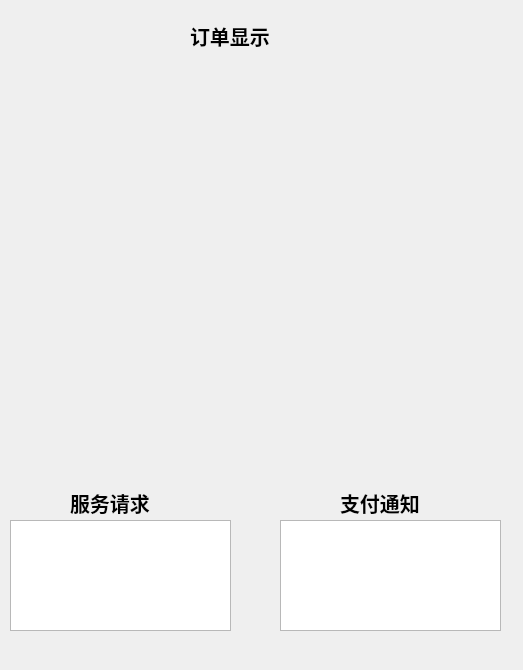
<?xml version="1.0" encoding="UTF-8"?>
<ui version="4.0">
 <class>receive</class>
 <widget class="QMainWindow" name="receive">
  <property name="geometry">
   <rect>
    <x>0</x>
    <y>0</y>
    <width>523</width>
    <height>670</height>
   </rect>
  </property>
  <property name="windowTitle">
   <string>MainWindow</string>
  </property>
  <widget class="QWidget" name="centralwidget">
   <widget class="QListWidget" name="listWidget">
    <property name="geometry">
     <rect>
      <x>10</x>
      <y>520</y>
      <width>221</width>
      <height>111</height>
     </rect>
    </property>
    <property name="maximumSize">
     <size>
      <width>999</width>
      <height>999</height>
     </size>
    </property>
   </widget>
   <widget class="QLabel" name="label_2">
    <property name="geometry">
     <rect>
      <x>70</x>
      <y>490</y>
      <width>104</width>
      <height>25</height>
     </rect>
    </property>
    <property name="font">
     <font>
      <pointsize>15</pointsize>
      <weight>75</weight>
      <bold>true</bold>
     </font>
    </property>
    <property name="text">
     <string>服务请求</string>
    </property>
   </widget>
   <widget class="QLabel" name="label_3">
    <property name="geometry">
     <rect>
      <x>340</x>
      <y>490</y>
      <width>104</width>
      <height>25</height>
     </rect>
    </property>
    <property name="font">
     <font>
      <pointsize>15</pointsize>
      <weight>75</weight>
      <bold>true</bold>
     </font>
    </property>
    <property name="text">
     <string>支付通知</string>
    </property>
   </widget>
   <widget class="QListWidget" name="listWidget_2">
    <property name="geometry">
     <rect>
      <x>280</x>
      <y>520</y>
      <width>221</width>
      <height>111</height>
     </rect>
    </property>
    <property name="maximumSize">
     <size>
      <width>999</width>
      <height>999</height>
     </size>
    </property>
   </widget>
   <widget class="QTabWidget" name="tabWidget">
    <property name="geometry">
     <rect>
      <x>50</x>
      <y>60</y>
      <width>411</width>
      <height>391</height>
     </rect>
    </property>
    <property name="currentIndex">
     <number>-1</number>
    </property>
    <property name="documentMode">
     <bool>true</bool>
    </property>
    <property name="tabsClosable">
     <bool>true</bool>
    </property>
    <property name="movable">
     <bool>true</bool>
    </property>
   </widget>
   <widget class="QLabel" name="label">
    <property name="geometry">
     <rect>
      <x>190</x>
      <y>10</y>
      <width>161</width>
      <height>51</height>
     </rect>
    </property>
    <property name="sizePolicy">
     <sizepolicy hsizetype="Preferred" vsizetype="Fixed">
      <horstretch>0</horstretch>
      <verstretch>0</verstretch>
     </sizepolicy>
    </property>
    <property name="font">
     <font>
      <pointsize>15</pointsize>
      <weight>75</weight>
      <bold>true</bold>
     </font>
    </property>
    <property name="text">
     <string>订单显示</string>
    </property>
   </widget>
  </widget>
 </widget>
 <resources/>
 <connections/>
</ui>
